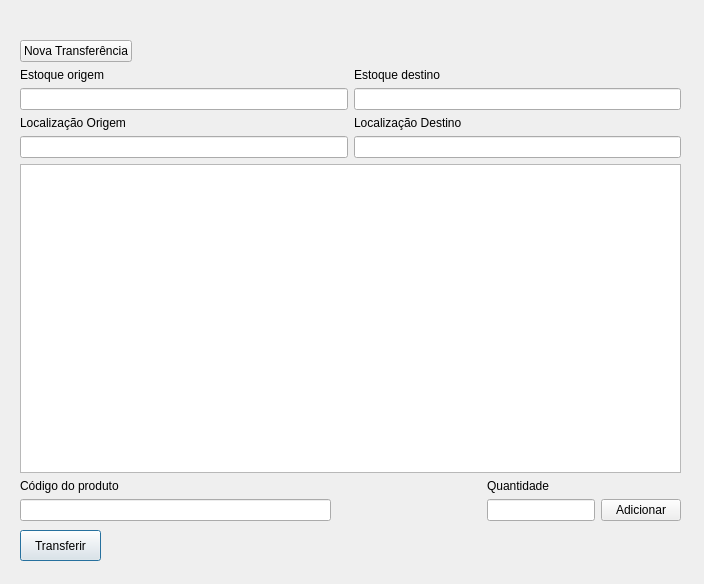
<?xml version="1.0" encoding="UTF-8"?>
<ui version="4.0">
 <class>entrada_produtos_estoque</class>
 <widget class="QDialog" name="entrada_produtos_estoque">
  <property name="geometry">
   <rect>
    <x>0</x>
    <y>0</y>
    <width>704</width>
    <height>584</height>
   </rect>
  </property>
  <property name="windowTitle">
   <string>Dialog</string>
  </property>
  <widget class="QPushButton" name="btn_transferir">
   <property name="geometry">
    <rect>
     <x>20</x>
     <y>530</y>
     <width>81</width>
     <height>31</height>
    </rect>
   </property>
   <property name="text">
    <string>Transferir</string>
   </property>
  </widget>
  <widget class="QWidget" name="layoutWidget">
   <property name="geometry">
    <rect>
     <x>20</x>
     <y>40</y>
     <width>661</width>
     <height>481</height>
    </rect>
   </property>
   <layout class="QVBoxLayout" name="verticalLayout_7">
    <item>
     <layout class="QHBoxLayout" name="horizontalLayout_6">
      <item>
       <widget class="QPushButton" name="btn_nova_transferencia">
        <property name="text">
         <string>Nova Transferência</string>
        </property>
       </widget>
      </item>
      <item>
       <spacer name="horizontalSpacer_2">
        <property name="orientation">
         <enum>Qt::Horizontal</enum>
        </property>
        <property name="sizeHint" stdset="0">
         <size>
          <width>40</width>
          <height>20</height>
         </size>
        </property>
       </spacer>
      </item>
     </layout>
    </item>
    <item>
     <layout class="QHBoxLayout" name="horizontalLayout_4">
      <item>
       <layout class="QVBoxLayout" name="verticalLayout_3">
        <item>
         <widget class="QLabel" name="label_3">
          <property name="text">
           <string>Estoque origem</string>
          </property>
         </widget>
        </item>
        <item>
         <widget class="QLineEdit" name="txt_estoq_origem"/>
        </item>
       </layout>
      </item>
      <item>
       <layout class="QVBoxLayout" name="verticalLayout_4">
        <item>
         <widget class="QLabel" name="label_4">
          <property name="text">
           <string>Estoque destino</string>
          </property>
         </widget>
        </item>
        <item>
         <widget class="QLineEdit" name="txt_estoq_destino"/>
        </item>
       </layout>
      </item>
     </layout>
    </item>
    <item>
     <layout class="QHBoxLayout" name="horizontalLayout_5">
      <item>
       <layout class="QVBoxLayout" name="verticalLayout">
        <item>
         <widget class="QLabel" name="label">
          <property name="text">
           <string>Localização Origem</string>
          </property>
         </widget>
        </item>
        <item>
         <widget class="QLineEdit" name="txt_loc_origem"/>
        </item>
       </layout>
      </item>
      <item>
       <layout class="QVBoxLayout" name="verticalLayout_2">
        <item>
         <widget class="QLabel" name="label_2">
          <property name="text">
           <string>Localização Destino</string>
          </property>
         </widget>
        </item>
        <item>
         <widget class="QLineEdit" name="txt_loc_destino"/>
        </item>
       </layout>
      </item>
     </layout>
    </item>
    <item>
     <widget class="QTableWidget" name="tableWidget"/>
    </item>
    <item>
     <layout class="QHBoxLayout" name="horizontalLayout_3">
      <item>
       <layout class="QHBoxLayout" name="horizontalLayout">
        <item>
         <layout class="QVBoxLayout" name="verticalLayout_5">
          <item>
           <widget class="QLabel" name="label_5">
            <property name="text">
             <string>Código do produto</string>
            </property>
           </widget>
          </item>
          <item>
           <widget class="QLineEdit" name="txt_cod_produto"/>
          </item>
         </layout>
        </item>
       </layout>
      </item>
      <item>
       <layout class="QHBoxLayout" name="horizontalLayout_2">
        <item>
         <spacer name="horizontalSpacer">
          <property name="orientation">
           <enum>Qt::Horizontal</enum>
          </property>
          <property name="sizeType">
           <enum>QSizePolicy::Fixed</enum>
          </property>
          <property name="sizeHint" stdset="0">
           <size>
            <width>150</width>
            <height>20</height>
           </size>
          </property>
         </spacer>
        </item>
        <item>
         <layout class="QVBoxLayout" name="verticalLayout_6">
          <item>
           <widget class="QLabel" name="label_6">
            <property name="text">
             <string>Quantidade</string>
            </property>
           </widget>
          </item>
          <item>
           <widget class="QLineEdit" name="txt_qtde_produto"/>
          </item>
         </layout>
        </item>
        <item>
         <layout class="QVBoxLayout" name="verticalLayout_8">
          <item>
           <widget class="QLabel" name="label_7">
            <property name="text">
             <string/>
            </property>
           </widget>
          </item>
          <item>
           <widget class="QPushButton" name="btn_add_produtos">
            <property name="text">
             <string>Adicionar</string>
            </property>
           </widget>
          </item>
         </layout>
        </item>
       </layout>
      </item>
     </layout>
    </item>
   </layout>
  </widget>
 </widget>
 <resources/>
 <connections/>
</ui>
